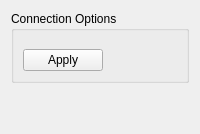
                    <widget class="QWidget" name="tab_ConnectionOptions">
                     <attribute name="title">
                      <string>Options</string>
                     </attribute>
                     <layout class="QVBoxLayout" name="verticalLayout_5">
                      <item>
                       <widget class="QGroupBox" name="groupBox_8">
                        <property name="title">
                         <string>Connection Options</string>
                        </property>
                        <layout class="QVBoxLayout" name="verticalLayout_18">
                         <item>
                          <layout class="QFormLayout" name="formLayout_ConOptions">
                           <property name="horizontalSpacing">
                            <number>6</number>
                           </property>
                           <property name="verticalSpacing">
                            <number>6</number>
                           </property>
                           <property name="leftMargin">
                            <number>9</number>
                           </property>
                           <property name="rightMargin">
                            <number>9</number>
                           </property>
                           <property name="bottomMargin">
                            <number>9</number>
                           </property>
                          </layout>
                         </item>
                         <item>
                          <widget class="QWidget" name="widget_3" native="true">
                           <layout class="QHBoxLayout" name="horizontalLayout_10">
                            <property name="leftMargin">
                             <number>0</number>
                            </property>
                            <property name="topMargin">
                             <number>0</number>
                            </property>
                            <property name="rightMargin">
                             <number>0</number>
                            </property>
                            <property name="bottomMargin">
                             <number>0</number>
                            </property>
                            <item>
                             <widget class="QPushButton" name="pushButton_CO_Apply">
                              <property name="text">
                               <string>Apply</string>
                              </property>
                             </widget>
                            </item>
                            <item>
                             <spacer name="horizontalSpacer">
                              <property name="orientation">
                               <enum>Qt::Horizontal</enum>
                              </property>
                              <property name="sizeHint" stdset="0">
                               <size>
                                <width>40</width>
                                <height>20</height>
                               </size>
                              </property>
                             </spacer>
                            </item>
                           </layout>
                          </widget>
                         </item>
                        </layout>
                       </widget>
                      </item>
                      <item>
                       <spacer name="verticalSpacer_5">
                        <property name="orientation">
                         <enum>Qt::Vertical</enum>
                        </property>
                        <property name="sizeHint" stdset="0">
                         <size>
                          <width>20</width>
                          <height>40</height>
                         </size>
                        </property>
                       </spacer>
                      </item>
                     </layout>
                    </widget>
